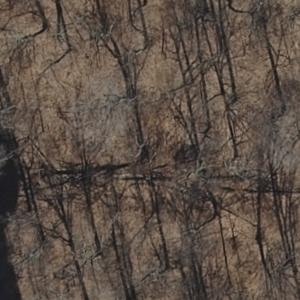
#> input picture Images/39-53_2014.jpg, 300 x 300 px, given in place of 58-48_2016.jpg, which was not available
$ jupyter execute COS598_FinalProject_SpencerMorse.ipynb   (Python 2 division)   (text cells are left out)
#> lines starting #> are read from the running program, lines starting #| are printed output that depends on the picture; after the words box and inside, x2 and y2 are one past the last pixel; in counts of white or black regions, pixels touching at a corner belong together; pictures that were not available may be replaced by others from this repository, and a replacement may not be noted
[cell 1]
import cv2
import sys
import numpy as np

def nothing(x):
    pass

# Create a window
cv2.namedWindow('image')

# create trackbars for color change
cv2.createTrackbar('HMin','image',0,179,nothing) # Hue is from 0-179 for Opencv
#> slider 'HMin' is set to 35
cv2.createTrackbar('SMin','image',0,255,nothing)
#> slider 'SMin' is set to 51
cv2.createTrackbar('VMin','image',0,255,nothing)
#> slider 'VMin' is set to 51
cv2.createTrackbar('HMax','image',0,179,nothing)
#> slider 'HMax' is set to 179
cv2.createTrackbar('SMax','image',0,255,nothing  )
#> slider 'SMax' is set to 255
cv2.createTrackbar('VMax','image',0,255,nothing)
#> slider 'VMax' is set to 255

# Set default value for MAX HSV trackbars.
cv2.setTrackbarPos('HMax', 'image', 179)
cv2.setTrackbarPos('SMax', 'image', 255)
cv2.setTrackbarPos('VMax', 'image', 255)

# Initialize to check if HSV min/max value changes
hMin = sMin = vMin = hMax = sMax = vMax = 0
phMin = psMin = pvMin = phMax = psMax = pvMax = 0

img = cv2.imread('Trees/58-48_2016.jpg')
#> img is the input picture: shape (300, 300, 3); mean B, G, R 69.8, 79, 91.7
output = img
waitTime = 33

while(1):

    # get current positions of all trackbars
    hMin = cv2.getTrackbarPos('HMin','image')
    sMin = cv2.getTrackbarPos('SMin','image')
    vMin = cv2.getTrackbarPos('VMin','image')

    hMax = cv2.getTrackbarPos('HMax','image')
    sMax = cv2.getTrackbarPos('SMax','image')
    vMax = cv2.getTrackbarPos('VMax','image')

    # Set minimum and max HSV values to display
    lower = np.array([hMin, sMin, vMin])
    upper = np.array([hMax, sMax, vMax])

    # Create HSV Image and threshold into a range.
    hsv = cv2.cvtColor(img, cv2.COLOR_BGR2HSV)
#> hsv: shape (300, 300, 3); mean H, S, V 15.9, 61.2, 91.7
    mask = cv2.inRange(hsv, lower, upper)
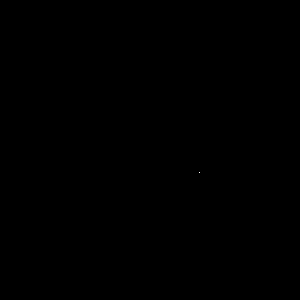
#> mask: shape (300, 300); 0% white in thin lines or dots, all inside (x1, y1, x2, y2) = (199, 172, 200, 173)
    output = cv2.bitwise_and(img,img, mask= mask)

    # Print if there is a change in HSV value
    if( (phMin != hMin) | (psMin != sMin) | (pvMin != vMin) | (phMax != hMax) | (psMax != sMax) | (pvMax != vMax) ):
        print("(hMin = %d , sMin = %d, vMin = %d), (hMax = %d , sMax = %d, vMax = %d)" % (hMin , sMin , vMin, hMax, sMax , vMax))
        phMin = hMin
        psMin = sMin
        pvMin = vMin
        phMax = hMax
        psMax = sMax
        pvMax = vMax

    # Display output image
    cv2.imshow('image',output)

    # Wait longer to prevent freeze for videos.
    if cv2.waitKey(waitTime) & 0xFF == ord('q'):
#> (key q is pressed here)
        break

cv2.destroyAllWindows()

[cell 2]
import cv2
import numpy as np
import matplotlib.pyplot as plt
import SimpleITK as sitk


image = cv2.imread('Trees/58-48_2016.jpg')
blank_mask = np.zeros(image.shape, dtype=np.uint8)
original = image.copy()
hsv = cv2.cvtColor(image, cv2.COLOR_BGR2HSV)
# change these values based on HSv threshold range found above
lower = np.array([0, 0, 70])
upper = np.array([179, 255, 255])
mask = cv2.inRange(hsv, lower, upper)
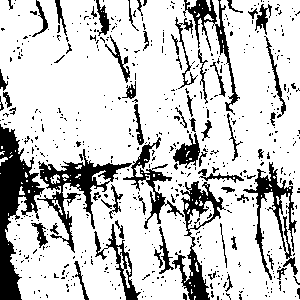
#> mask: shape (300, 300); 79.5% white; 595 black regions (531 under 20 px)

cnts = cv2.findContours(mask, cv2.RETR_EXTERNAL, cv2.CHAIN_APPROX_SIMPLE)
#> cnts = 44 contours, 39 with area under 20; largest, box (x1, y1, x2, y2) and area: (0, 0, 300, 300) 81334, (117, 247, 131, 288) 90, (186, 0, 197, 9) 38, (204, 14, 214, 21) 24, (19, 186, 25, 195) 20
cnts = cnts[0] if len(cnts) == 2 else cnts[1]
cnts = sorted(cnts, key=cv2.contourArea, reverse=True)
for c in cnts:
    cv2.drawContours(blank_mask,[c], -1, (255,255,255), -1)
    break
#> this loop made 1 pass
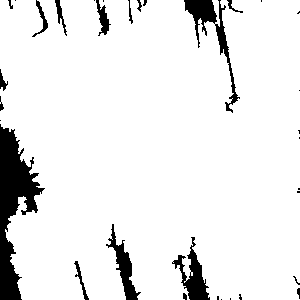
#> blank_mask: shape (300, 300, 3); 91.9% white; 33 black regions (17 under 20 px), largest, box (x1, y1, x2, y2) and area: (0, 124, 45, 300) 3469, (184, 0, 240, 113) 1178, (172, 237, 210, 300) 873

result = cv2.bitwise_and(original,blank_mask)
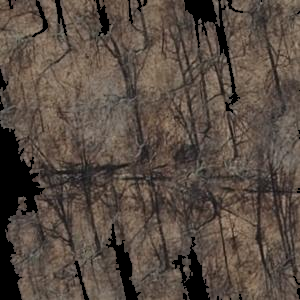
#> result: shape (300, 300, 3); mean B, G, R 66.4, 75.4, 87.6

cv2.imshow("MASK", result)
cv2.waitKey(0)
cv2.destroyAllWindows()
plt.imshow(result)

[cell 3]
import cv2
import numpy as np

# load image whose you want to create mask
img = cv2.imread('Trees/58-48_2016.jpg')

# convert to gray
gray = cv2.cvtColor(img, cv2.COLOR_BGR2GRAY)
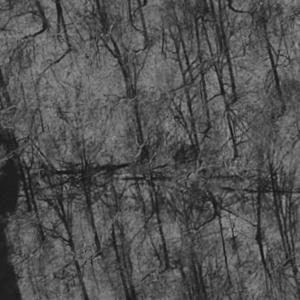
#> gray: shape (300, 300); min 14, max 156, mean 81.7

# threshold input image as mask
mask = cv2.threshold(gray,220,220, cv2.THRESH_BINARY)[1]
#> mask: shape (300, 300); every value is 0

# negate mask
mask = 255 - mask
#> mask: shape (300, 300); every value is 255

# apply morphology to remove isolated extraneous noise
kernel = np.ones((3,3), np.uint8)
mask = cv2.morphologyEx(mask, cv2.MORPH_OPEN, kernel)
mask = cv2.morphologyEx(mask, cv2.MORPH_CLOSE, kernel)

# apply guassian blur filter to mask
mask = cv2.GaussianBlur(mask, (0,0), sigmaX=2, sigmaY=2, borderType = cv2.BORDER_DEFAULT)

# linear stretch so that 127.5 goes to 0, but 255 stays 255
mask = (2*(mask.astype(np.float32))-255.0).clip(0,255).astype(np.uint8)

# resize windows
mask=cv2.resize(mask,(400,400))
#> mask: shape (400, 400); every value is 255
img=cv2.resize(img,(400,400))
#> img: shape (400, 400, 3)

# Show Image
cv2.imshow("Original", img)
cv2.imshow("MASK", mask)

# Save mask Image
cv2.imwrite("Mask.jpg",mask)

cv2.waitKey(0)
cv2.destroyAllWindows()

[cell 4]
import numpy as np
import cv2 as cv
from matplotlib import pyplot as plt
img = cv.imread('58-46_2018.jpg')
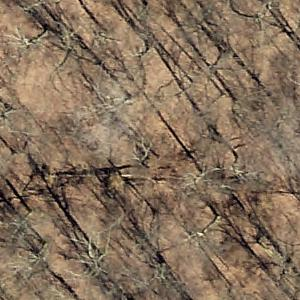
#> input picture Images/39-53_2016.jpg, 300 x 300 px, given in place of 58-46_2018.jpg, which was not available
#> img is the input picture: shape (300, 300, 3); mean B, G, R 92, 112.5, 133.4
dst = cv.fastNlMeansDenoisingColored(img,None,10,10,7,21)
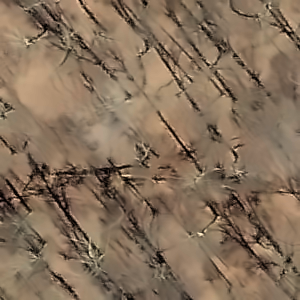
#> dst: shape (300, 300, 3); mean B, G, R 91, 112.1, 133.6

cv2.imshow("Original", img)
cv2.imshow("Denoise", dst)
#plt.subplot(121),plt.imshow(img)
#plt.subplot(122),plt.imshow(dst)
#plt.show()
cv2.waitKey(0)
cv2.destroyAllWindows()

[cell 5]
import cv2
import numpy as np
import matplotlib.pyplot as plt

img = cv2.imread('Denoise_thresh.PNG')
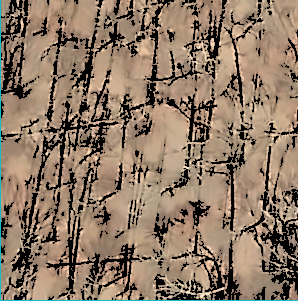
#> input picture Images/Denoise_thresh.PNG, 298 x 301 px, found by its file name
#> img is the input picture: shape (301, 298, 3); mean B, G, R 100.8, 120, 140.7
# [5 lines of commented-out code are left out]

kernel = np.ones((3,3), np.uint8)
#dilation = cv2.dilate(img, kernel, iterations=1)
#erosion = cv2.erode(img, kernel, iterations=1)

opening = cv2.morphologyEx(img, cv2.MORPH_OPEN, kernel)
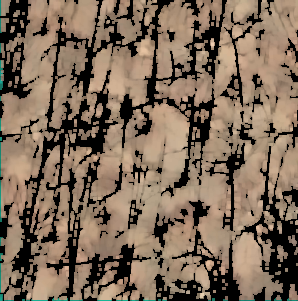
#> opening: shape (301, 298, 3); mean B, G, R 89.2, 106.8, 125.9

# detect the contours on the binary image using cv2.CHAIN_APPROX_NONE
#contours, hierarchy = cv2.findContours(image=img, mode=cv2.RETR_TREE, method=cv2.CHAIN_APPROX_NONE)

# draw contours on the original image
#image_copy = img.copy()
#cv2.drawContours(image=image_copy, contours=contours, contourIdx=-1, color=(0, 255, 0), thickness=2, lineType=cv2.LINE_AA)

#titles = ['Original Image', 'Binary', 'Binary Inv', 'Opened Image']
#'Dilated Image', 'Eroded Image', 'Opened Image']
#images = [img, thresh1, thresh2, opening]
#dilation, erosion, opening]

cv2.imshow("Original", img)
cv2.imshow("Opening", opening)

# [4 lines of commented-out code are left out]

cv2.waitKey(0)
cv2.destroyAllWindows()
#plt.show()
#print(img)
